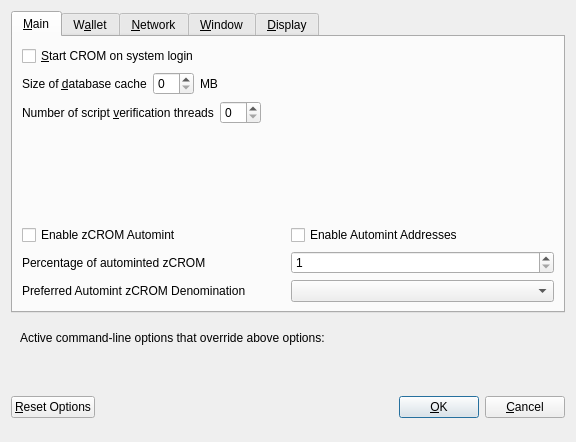
<?xml version="1.0" encoding="UTF-8"?>
<ui version="4.0">
 <class>OptionsDialog</class>
 <widget class="QDialog" name="OptionsDialog">
  <property name="geometry">
   <rect>
    <x>0</x>
    <y>0</y>
    <width>576</width>
    <height>442</height>
   </rect>
  </property>
  <property name="windowTitle">
   <string>Options</string>
  </property>
  <property name="modal">
   <bool>true</bool>
  </property>
  <layout class="QVBoxLayout" name="verticalLayout">
   <item>
    <widget class="QTabWidget" name="tabWidget">
     <property name="currentIndex">
      <number>0</number>
     </property>
     <widget class="QWidget" name="tabMain">
      <attribute name="title">
       <string>&amp;Main</string>
      </attribute>
      <layout class="QVBoxLayout" name="verticalLayout_Main">
       <item>
        <widget class="QCheckBox" name="bitcoinAtStartup">
         <property name="toolTip">
          <string>Automatically start CROM after logging in to the system.</string>
         </property>
         <property name="text">
          <string>&amp;Start CROM on system login</string>
         </property>
        </widget>
       </item>
       <item>
        <layout class="QHBoxLayout" name="horizontalLayout_2_Main">
         <item>
          <widget class="QLabel" name="databaseCacheLabel">
           <property name="text">
            <string>Size of &amp;database cache</string>
           </property>
           <property name="textFormat">
            <enum>Qt::PlainText</enum>
           </property>
           <property name="buddy">
            <cstring>databaseCache</cstring>
           </property>
          </widget>
         </item>
         <item>
          <widget class="QSpinBox" name="databaseCache"/>
         </item>
         <item>
          <widget class="QLabel" name="databaseCacheUnitLabel">
           <property name="text">
            <string>MB</string>
           </property>
           <property name="textFormat">
            <enum>Qt::PlainText</enum>
           </property>
          </widget>
         </item>
         <item>
          <spacer name="horizontalSpacer_2_Main">
           <property name="orientation">
            <enum>Qt::Horizontal</enum>
           </property>
           <property name="sizeHint" stdset="0">
            <size>
             <width>40</width>
             <height>20</height>
            </size>
           </property>
          </spacer>
         </item>
        </layout>
       </item>
       <item>
        <layout class="QHBoxLayout" name="horizontalLayout_3_Main">
         <item>
          <widget class="QLabel" name="threadsScriptVerifLabel">
           <property name="text">
            <string>Number of script &amp;verification threads</string>
           </property>
           <property name="textFormat">
            <enum>Qt::PlainText</enum>
           </property>
           <property name="buddy">
            <cstring>threadsScriptVerif</cstring>
           </property>
          </widget>
         </item>
         <item>
          <widget class="QSpinBox" name="threadsScriptVerif">
           <property name="toolTip">
            <string>(0 = auto, &lt;0 = leave that many cores free)</string>
           </property>
          </widget>
         </item>
         <item>
          <spacer name="horizontalSpacer_3_Main">
           <property name="orientation">
            <enum>Qt::Horizontal</enum>
           </property>
           <property name="sizeHint" stdset="0">
            <size>
             <width>40</width>
             <height>20</height>
            </size>
           </property>
          </spacer>
         </item>
        </layout>
       </item>
       <item>
        <spacer name="verticalSpacer_2">
         <property name="orientation">
          <enum>Qt::Vertical</enum>
         </property>
         <property name="sizeHint" stdset="0">
          <size>
           <width>20</width>
           <height>40</height>
          </size>
         </property>
        </spacer>
       </item>
       <item>
        <widget class="QWidget" name="verticalZpivOptionsWidget" native="true">
         <layout class="QVBoxLayout" name="verticalZpivOptionsLayout">
          <property name="margin">
           <number>0</number>
          </property>
          <item>
           <layout class="QHBoxLayout" name="horizontalAutomintingLayout">
            <item>
             <widget class="QCheckBox" name="checkBoxZeromintEnable">
              <property name="toolTip">
               <string>Enable automatic minting of CROM units to zCROM</string>
              </property>
              <property name="layoutDirection">
               <enum>Qt::LeftToRight</enum>
              </property>
              <property name="text">
               <string>Enable zCROM Automint</string>
              </property>
             </widget>
            </item>
            <item>
             <widget class="QCheckBox" name="checkBoxZeromintAddresses">
              <property name="toolTip">
               <string>Enable automatic zCROM minting from specific addresses</string>
              </property>
              <property name="layoutDirection">
               <enum>Qt::LeftToRight</enum>
              </property>
              <property name="text">
               <string>Enable Automint Addresses</string>
              </property>
             </widget>
            </item>
           </layout>
          </item>
          <item>
           <layout class="QHBoxLayout" name="horizontalZmintPercentageLayout">
            <item>
             <widget class="QLabel" name="percentage_label">
              <property name="toolTip">
               <string>Percentage of incoming CROM which get automatically converted to zCROM via Zerocoin Protocol (min: 10%)</string>
              </property>
              <property name="text">
               <string>Percentage of autominted zCROM</string>
              </property>
             </widget>
            </item>
            <item>
             <widget class="QSpinBox" name="zeromintPercentage">
              <property name="minimum">
               <number>1</number>
              </property>
              <property name="maximum">
               <number>100</number>
              </property>
             </widget>
            </item>
           </layout>
          </item>
          <item>
           <layout class="QHBoxLayout" name="horizontalLayout" stretch="0,0">
            <property name="sizeConstraint">
             <enum>QLayout::SetFixedSize</enum>
            </property>
            <item>
             <widget class="QLabel" name="labelPreferredDenom">
              <property name="maximumSize">
               <size>
                <width>16777215</width>
                <height>16777215</height>
               </size>
              </property>
              <property name="toolTip">
               <string>Wait with automatic conversion to Zerocoin until enough CROM for this denomination is available</string>
              </property>
              <property name="text">
               <string>Preferred Automint zCROM Denomination</string>
              </property>
             </widget>
            </item>
            <item>
             <widget class="QComboBox" name="preferredDenom">
              <property name="maximumSize">
               <size>
                <width>16777215</width>
                <height>27</height>
               </size>
              </property>
              <property name="toolTip">
               <string>Wait with automatic conversion to Zerocoin until enough CROM for this denomination is available</string>
              </property>
              <property name="maxVisibleItems">
               <number>9</number>
              </property>
              <property name="maxCount">
               <number>9</number>
              </property>
             </widget>
            </item>
           </layout>
          </item>
         </layout>
        </widget>
       </item>
      </layout>
     </widget>
     <widget class="QWidget" name="tabWallet">
      <attribute name="title">
       <string>W&amp;allet</string>
      </attribute>
      <layout class="QVBoxLayout" name="verticalLayout_Wallet">
       <item>
        <layout class="QHBoxLayout" name="horizontalLayout_2_Wallet">
         <item>
          <widget class="QLabel" name="labelStakeSplitThresholdText">
           <property name="text">
            <string>Stake split threshold:</string>
           </property>
          </widget>
         </item>
         <item>
          <widget class="QSpinBox" name="spinBoxStakeSplitThreshold">
           <property name="minimum">
            <number>1</number>
           </property>
           <property name="maximum">
            <number>999999</number>
           </property>
          </widget>
         </item>
        </layout>
       </item>
       <item>
        <widget class="QGroupBox" name="groupBox">
         <property name="title">
          <string>Expert</string>
         </property>
         <layout class="QVBoxLayout" name="verticalLayout_2">
          <item>
           <widget class="QCheckBox" name="coinControlFeatures">
            <property name="toolTip">
             <string>Whether to show coin control features or not.</string>
            </property>
            <property name="text">
             <string>Enable coin &amp;control features</string>
            </property>
           </widget>
          </item>
          <item>
           <widget class="QCheckBox" name="showMasternodesTab">
            <property name="toolTip">
             <string>Show additional tab listing all your masternodes in first sub-tab&lt;br/&gt;and all masternodes on the network in second sub-tab.</string>
            </property>
            <property name="text">
             <string>Show Masternodes Tab</string>
            </property>
           </widget>
          </item>
          <item>
           <widget class="QCheckBox" name="spendZeroConfChange">
            <property name="toolTip">
             <string>If you disable the spending of unconfirmed change, the change from a transaction&lt;br/&gt;cannot be used until that transaction has at least one confirmation.&lt;br/&gt;This also affects how your balance is computed.</string>
            </property>
            <property name="text">
             <string>&amp;Spend unconfirmed change</string>
            </property>
           </widget>
          </item>
         </layout>
        </widget>
       </item>
       <item>
        <spacer name="verticalSpacer_Wallet">
         <property name="orientation">
          <enum>Qt::Vertical</enum>
         </property>
         <property name="sizeHint" stdset="0">
          <size>
           <width>20</width>
           <height>40</height>
          </size>
         </property>
        </spacer>
       </item>
      </layout>
     </widget>
     <widget class="QWidget" name="tabNetwork">
      <attribute name="title">
       <string>&amp;Network</string>
      </attribute>
      <layout class="QVBoxLayout" name="verticalLayout_Network">
       <item>
        <widget class="QCheckBox" name="mapPortUpnp">
         <property name="toolTip">
          <string>Automatically open the CROM client port on the router. This only works when your router supports UPnP and it is enabled.</string>
         </property>
         <property name="text">
          <string>Map port using &amp;UPnP</string>
         </property>
        </widget>
       </item>
       <item>
        <widget class="QCheckBox" name="allowIncoming">
         <property name="toolTip">
          <string>Accept connections from outside</string>
         </property>
         <property name="text">
          <string>Allow incoming connections</string>
         </property>
        </widget>
       </item>
       <item>
        <widget class="QCheckBox" name="connectSocks">
         <property name="toolTip">
          <string>Connect to the CROM network through a SOCKS5 proxy.</string>
         </property>
         <property name="text">
          <string>&amp;Connect through SOCKS5 proxy (default proxy):</string>
         </property>
        </widget>
       </item>
       <item>
        <layout class="QHBoxLayout" name="horizontalLayout_1_Network">
         <item>
          <widget class="QLabel" name="proxyIpLabel">
           <property name="text">
            <string>Proxy &amp;IP:</string>
           </property>
           <property name="textFormat">
            <enum>Qt::PlainText</enum>
           </property>
           <property name="buddy">
            <cstring>proxyIp</cstring>
           </property>
          </widget>
         </item>
         <item>
          <widget class="QValidatedLineEdit" name="proxyIp">
           <property name="minimumSize">
            <size>
             <width>140</width>
             <height>0</height>
            </size>
           </property>
           <property name="maximumSize">
            <size>
             <width>140</width>
             <height>16777215</height>
            </size>
           </property>
           <property name="toolTip">
            <string>IP address of the proxy (e.g. IPv4: 127.0.0.1 / IPv6: ::1)</string>
           </property>
          </widget>
         </item>
         <item>
          <widget class="QLabel" name="proxyPortLabel">
           <property name="text">
            <string>&amp;Port:</string>
           </property>
           <property name="textFormat">
            <enum>Qt::PlainText</enum>
           </property>
           <property name="buddy">
            <cstring>proxyPort</cstring>
           </property>
          </widget>
         </item>
         <item>
          <widget class="QLineEdit" name="proxyPort">
           <property name="minimumSize">
            <size>
             <width>55</width>
             <height>0</height>
            </size>
           </property>
           <property name="maximumSize">
            <size>
             <width>55</width>
             <height>16777215</height>
            </size>
           </property>
           <property name="toolTip">
            <string>Port of the proxy (e.g. 9050)</string>
           </property>
          </widget>
         </item>
         <item>
          <spacer name="horizontalSpacer_1_Network">
           <property name="orientation">
            <enum>Qt::Horizontal</enum>
           </property>
           <property name="sizeHint" stdset="0">
            <size>
             <width>40</width>
             <height>20</height>
            </size>
           </property>
          </spacer>
         </item>
        </layout>
       </item>
       <item>
        <spacer name="verticalSpacer_Network">
         <property name="orientation">
          <enum>Qt::Vertical</enum>
         </property>
         <property name="sizeHint" stdset="0">
          <size>
           <width>20</width>
           <height>40</height>
          </size>
         </property>
        </spacer>
       </item>
      </layout>
     </widget>
     <widget class="QWidget" name="tabWindow">
      <attribute name="title">
       <string>&amp;Window</string>
      </attribute>
      <layout class="QVBoxLayout" name="verticalLayout_Window">
       <item>
        <widget class="QCheckBox" name="minimizeToTray">
         <property name="toolTip">
          <string>Show only a tray icon after minimizing the window.</string>
         </property>
         <property name="text">
          <string>&amp;Minimize to the tray instead of the taskbar</string>
         </property>
        </widget>
       </item>
       <item>
        <widget class="QCheckBox" name="minimizeOnClose">
         <property name="toolTip">
          <string>Minimize instead of exit the application when the window is closed. When this option is enabled, the application will be closed only after selecting Quit in the menu.</string>
         </property>
         <property name="text">
          <string>M&amp;inimize on close</string>
         </property>
        </widget>
       </item>
       <item>
        <spacer name="verticalSpacer_Window">
         <property name="orientation">
          <enum>Qt::Vertical</enum>
         </property>
         <property name="sizeHint" stdset="0">
          <size>
           <width>20</width>
           <height>40</height>
          </size>
         </property>
        </spacer>
       </item>
      </layout>
     </widget>
     <widget class="QWidget" name="tabDisplay">
      <attribute name="title">
       <string>&amp;Display</string>
      </attribute>
      <layout class="QVBoxLayout" name="verticalLayout_Display">
       <item>
        <layout class="QHBoxLayout" name="horizontalLayout_1_Display">
         <item>
          <widget class="QLabel" name="langLabel">
           <property name="text">
            <string>User Interface &amp;language:</string>
           </property>
           <property name="textFormat">
            <enum>Qt::PlainText</enum>
           </property>
           <property name="buddy">
            <cstring>lang</cstring>
           </property>
          </widget>
         </item>
         <item>
          <widget class="QValueComboBox" name="lang">
           <property name="toolTip">
            <string>The user interface language can be set here. This setting will take effect after restarting CROM.</string>
           </property>
          </widget>
         </item>
        </layout>
       </item>
       <item>
        <widget class="QLabel" name="label_3">
         <property name="toolTip">
          <string notr="true"/>
         </property>
         <property name="statusTip">
          <string notr="true"/>
         </property>
         <property name="whatsThis">
          <string notr="true"/>
         </property>
         <property name="accessibleName">
          <string notr="true"/>
         </property>
         <property name="text">
          <string>Language missing or translation incomplete? Help contributing translations here:
https://discord.gg/W5eYCXsr2s</string>
         </property>
         <property name="wordWrap">
          <bool>true</bool>
         </property>
         <property name="openExternalLinks">
          <bool>true</bool>
         </property>
         <property name="textInteractionFlags">
          <set>Qt::TextBrowserInteraction</set>
         </property>
        </widget>
       </item>
       <item>
        <layout class="QHBoxLayout" name="horizontalLayout_2_Display" stretch="0,0">
         <item>
          <widget class="QLabel" name="themeLabel">
           <property name="text">
            <string>User Interface Theme:</string>
           </property>
          </widget>
         </item>
         <item>
          <widget class="QValueComboBox" name="theme"/>
         </item>
        </layout>
       </item>
       <item>
        <widget class="QWidget" name="verticalZpivDisplayWidget" native="true">
         <layout class="QVBoxLayout" name="verticalZpivDisplayLayout">
          <property name="margin">
           <number>0</number>
          </property>
          <item>
           <widget class="Line" name="line">
            <property name="orientation">
             <enum>Qt::Horizontal</enum>
            </property>
           </widget>
          </item>
          <item>
           <layout class="QHBoxLayout" name="horizontalLayout_3_Display">
            <item>
             <widget class="QLabel" name="unitLabel">
              <property name="text">
               <string>Unit to show amounts in:</string>
              </property>
              <property name="textFormat">
               <enum>Qt::PlainText</enum>
              </property>
             </widget>
            </item>
            <item>
             <widget class="QValueComboBox" name="unit">
              <property name="toolTip">
               <string>Choose the default subdivision unit to show in the interface and when sending coins.</string>
              </property>
             </widget>
            </item>
           </layout>
          </item>
          <item>
           <layout class="QHBoxLayout" name="horizontalLayout_4_Display">
            <item>
             <widget class="QLabel" name="digitsLabel">
              <property name="text">
               <string>Decimal digits</string>
              </property>
             </widget>
            </item>
            <item>
             <widget class="QValueComboBox" name="digits"/>
            </item>
           </layout>
          </item>
          <item>
           <layout class="QHBoxLayout" name="horizontalLayout_5_Display">
            <item>
             <widget class="QCheckBox" name="checkBoxHideZeroBalances">
              <property name="toolTip">
               <string>Hide empty balances</string>
              </property>
              <property name="layoutDirection">
               <enum>Qt::LeftToRight</enum>
              </property>
              <property name="text">
               <string>Hide empty balances</string>
              </property>
             </widget>
            </item>
            <item>
             <widget class="QCheckBox" name="checkBoxHideOrphans">
              <property name="toolTip">
               <string>Hide orphan stakes in transaction lists</string>
              </property>
              <property name="text">
               <string>Hide orphan stakes</string>
              </property>
             </widget>
            </item>
            <item>
             <spacer name="horizontalSpacer">
              <property name="orientation">
               <enum>Qt::Horizontal</enum>
              </property>
              <property name="sizeHint" stdset="0">
               <size>
                <width>40</width>
                <height>20</height>
               </size>
              </property>
             </spacer>
            </item>
           </layout>
          </item>
          <item>
           <layout class="QHBoxLayout" name="horizontalLayout_6_Display">
            <item>
             <widget class="QLabel" name="thirdPartyTxUrlsLabel">
              <property name="toolTip">
               <string>Third party URLs (e.g. a block explorer) that appear in the transactions tab as context menu items. %s in the URL is replaced by transaction hash. Multiple URLs are separated by vertical bar |.</string>
              </property>
              <property name="text">
               <string>Third party transaction URLs</string>
              </property>
             </widget>
            </item>
            <item>
             <widget class="QLineEdit" name="thirdPartyTxUrls">
              <property name="toolTip">
               <string>Third party URLs (e.g. a block explorer) that appear in the transactions tab as context menu items. %s in the URL is replaced by transaction hash. Multiple URLs are separated by vertical bar |.</string>
              </property>
             </widget>
            </item>
           </layout>
          </item>
         </layout>
        </widget>
       </item>
       <item>
        <spacer name="verticalSpacer">
         <property name="orientation">
          <enum>Qt::Vertical</enum>
         </property>
         <property name="sizeHint" stdset="0">
          <size>
           <width>20</width>
           <height>40</height>
          </size>
         </property>
        </spacer>
       </item>
      </layout>
     </widget>
    </widget>
   </item>
   <item>
    <widget class="QFrame" name="frame">
     <layout class="QVBoxLayout" name="verticalLayout_Bottom">
      <item>
       <layout class="QHBoxLayout" name="horizontalLayout_Bottom">
        <item>
         <widget class="QLabel" name="overriddenByCommandLineInfoLabel">
          <property name="text">
           <string>Active command-line options that override above options:</string>
          </property>
          <property name="textFormat">
           <enum>Qt::PlainText</enum>
          </property>
         </widget>
        </item>
        <item>
         <spacer name="horizontalSpacer_Bottom">
          <property name="orientation">
           <enum>Qt::Horizontal</enum>
          </property>
          <property name="sizeHint" stdset="0">
           <size>
            <width>40</width>
            <height>20</height>
           </size>
          </property>
         </spacer>
        </item>
       </layout>
      </item>
      <item>
       <widget class="QLabel" name="overriddenByCommandLineLabel">
        <property name="text">
         <string/>
        </property>
        <property name="textFormat">
         <enum>Qt::PlainText</enum>
        </property>
        <property name="wordWrap">
         <bool>true</bool>
        </property>
       </widget>
      </item>
     </layout>
    </widget>
   </item>
   <item>
    <layout class="QHBoxLayout" name="horizontalLayout_Buttons">
     <item>
      <widget class="QPushButton" name="resetButton">
       <property name="toolTip">
        <string>Reset all client options to default.</string>
       </property>
       <property name="text">
        <string>&amp;Reset Options</string>
       </property>
       <property name="autoDefault">
        <bool>false</bool>
       </property>
      </widget>
     </item>
     <item>
      <spacer name="horizontalSpacer_1">
       <property name="orientation">
        <enum>Qt::Horizontal</enum>
       </property>
       <property name="sizeHint" stdset="0">
        <size>
         <width>40</width>
         <height>48</height>
        </size>
       </property>
      </spacer>
     </item>
     <item>
      <widget class="QLabel" name="statusLabel">
       <property name="minimumSize">
        <size>
         <width>200</width>
         <height>0</height>
        </size>
       </property>
       <property name="font">
        <font>
         <weight>75</weight>
         <bold>true</bold>
        </font>
       </property>
       <property name="text">
        <string/>
       </property>
       <property name="textFormat">
        <enum>Qt::PlainText</enum>
       </property>
       <property name="wordWrap">
        <bool>true</bool>
       </property>
      </widget>
     </item>
     <item>
      <spacer name="horizontalSpacer_2">
       <property name="orientation">
        <enum>Qt::Horizontal</enum>
       </property>
       <property name="sizeHint" stdset="0">
        <size>
         <width>40</width>
         <height>48</height>
        </size>
       </property>
      </spacer>
     </item>
     <item>
      <widget class="QPushButton" name="okButton">
       <property name="text">
        <string>&amp;OK</string>
       </property>
       <property name="autoDefault">
        <bool>false</bool>
       </property>
       <property name="default">
        <bool>true</bool>
       </property>
      </widget>
     </item>
     <item>
      <widget class="QPushButton" name="cancelButton">
       <property name="text">
        <string>&amp;Cancel</string>
       </property>
       <property name="autoDefault">
        <bool>false</bool>
       </property>
      </widget>
     </item>
    </layout>
   </item>
  </layout>
 </widget>
 <customwidgets>
  <customwidget>
   <class>QValidatedLineEdit</class>
   <extends>QLineEdit</extends>
   <header>qvalidatedlineedit.h</header>
  </customwidget>
  <customwidget>
   <class>QValueComboBox</class>
   <extends>QComboBox</extends>
   <header>qvaluecombobox.h</header>
  </customwidget>
 </customwidgets>
 <resources/>
 <connections/>
</ui>
